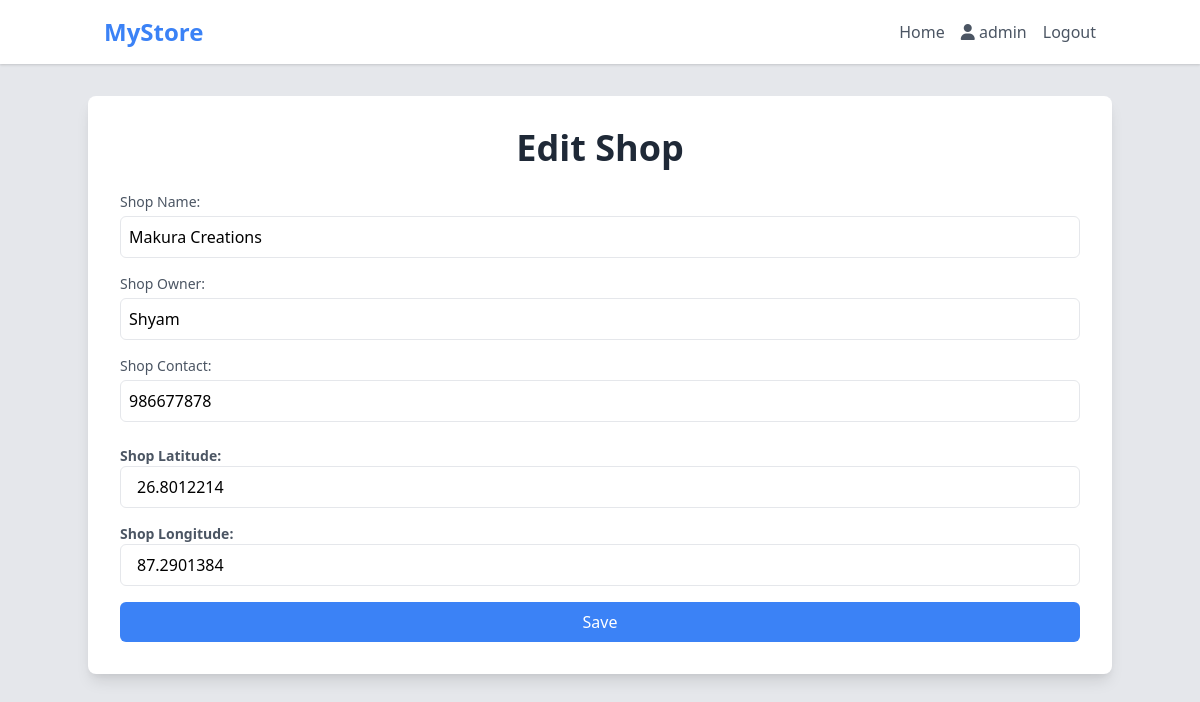
Page /editshop/6 (signed in) on the committed database.
### geoapp/models.py (models this page shows, shortened)
class Shop(models.Model):
    user = models.OneToOneField(User, on_delete=models.CASCADE, related_name='shop')
    shopName = models.CharField(max_length=50)
    shopOwner = models.CharField(max_length=50, default="Blank")
    shopContact = models.CharField(max_length=50, default="9999999999")
    latitude = models.CharField(max_length=100,default='0.0')
    mall = models.ForeignKey(Mall,on_delete=models.CASCADE,null=True,blank=True,related_name='shops')
    longitude = models.CharField(max_length=100,default="0.0")

### geoapp/views.py (the view, shortened to what this page needs)
# urls.py: path('editshop/<str:pk>',views.editshop,name='editshop'),
@login_required(login_url='login')
def editshop(request,pk):
    if request.user.is_superuser:
        shop = Shop.objects.get(pk = pk)
        return render(request,'editshop.html',{'shop':shop})
    else:
        return redirect('/')

### geoapp/templates/editshop.html (shortened to what this page needs)
{% extends 'base.html' %}
{% block content %}
<div class="container mx-auto mt-8 p-8 bg-white rounded-lg shadow-lg">
    <h1 class="text-4xl font-bold text-center mb-6 text-gray-800">Edit Shop</h1>
    <form method="post">
        <div class="mb-4">
            <label for="shopName" class="block text-sm font-medium text-gray-600">Shop Name:</label>
            <input type="text" id="shopName" name="shopName" placeholder="Enter Shop Name"
                value="{{shop.shopName}}" required
                class="mt-1 p-2 w-full border rounded-md focus:outline-none focus:border-blue-500">
        </div>
        <div class="mb-4">
            <label for="shopOwner" class="block text-sm font-medium text-gray-600">Shop Owner:</label>
            <input type="text" id="shopOwner" name="shopOwner" placeholder="Enter Shop Owner"
                value="{{shop.shopOwner}}"
                class="mt-1 p-2 w-full border rounded-md focus:outline-none focus:border-blue-500">
        </div>
        <div class="mb-6">
            <label for="shopContact" class="block text-sm font-medium text-gray-600">Shop Contact:</label>
            <input type="text" id="shopContact" name="shopContact" placeholder="Enter Shop Contact"
                value="{{shop.shopContact}}"
                class="mt-1 p-2 w-full border rounded-md focus:outline-none focus:border-blue-500">
        </div>
        <div class="mb-4">
            <label for="shopLatitude" class="block text-sm font-semibold text-gray-600">Shop Latitude:</label>
            <input type="text" id="shopLatitude" name="shopLatitude"
                class="w-full px-4 py-2 border rounded-md focus:outline-none focus:border-blue-500"
                placeholder="Enter Latitude Eg 27.2333432" value="{{shop.latitude}}">
        </div>
        <div class="mb-4">
            <label for="shopLongitude" class="block text-sm font-semibold text-gray-600">Shop Longitude:</label>
            <input type="text" id="shopLongitude" name="shopLongitude"
                class="w-full px-4 py-2 border rounded-md focus:outline-none focus:border-blue-500"
                placeholder="Enter Longitude Eg:87.232323" value="{{shop.longitude}}">
        </div>
        <button type="submit"
            class="w-full bg-blue-500 text-white py-2 px-4 rounded-md transition duration-300 hover:bg-blue-700 focus:outline-none focus:shadow-outline-blue">
            Save
        </button>
    </form>
</div>
{% endblock %}

### templates/base.html (shortened to what this page needs)
<!DOCTYPE html>
<html lang="en">
<head>
    <link rel="stylesheet" href="https://cdn.jsdelivr.net/npm/tailwindcss@2.2.19/dist/tailwind.min.css">
    <link rel="stylesheet" href="https://cdnjs.cloudflare.com/ajax/libs/font-awesome/6.5.1/css/all.min.css" />
    <link rel="stylesheet" href="https://unpkg.com/leaflet@1.9.4/dist/leaflet.css" />
</head>
<body class="bg-gray-200">
    <nav class="bg-white shadow">
        <div class="container mx-auto px-4">
            <div class="flex items-center justify-between py-4">
                <div class="flex items-center">
                    <a href="/" class="text-2xl font-bold text-blue-500">MyStore</a>
                </div>
                <div class="hidden lg:flex space-x-4">
                    <a href="#" class="text-gray-600 hover:text-blue-500">Home</a>
                    <p class="text-gray-600 hover:text-blue-500">
                        <i class="fa-solid fa-user"></i>
                        {{request.user}}</p>
                    <a href="{%url 'logout'%}" class="text-gray-600 hover:text-blue-500 cursor-pointer">Logout</a>
                </div>
            </div>
        </div>
    </nav>
    {%block content%}{%endblock content%}
</body>
</html>

### rows in the picture
Shop: shopName "Makura Creations", shopOwner "Shyam", shopContact "986677878", shopLatitude "26.8012214", shopLongitude "87.2901384"

### other values in the picture
{{ request.user }} "admin"
